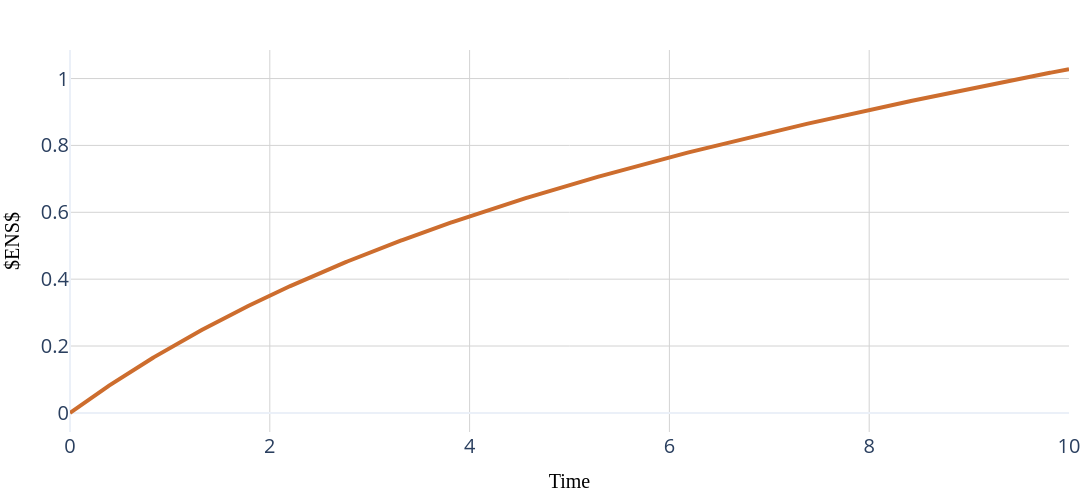

The cell this chart's notebook holds for it:
### Code cell
non_stationary_ENS_plot.show()

### Figure 1 — Plotly figure (JSON) as saved in the notebook; plotly's stock layout.template omitted (floating-point values rounded to 4 significant figures; data arrays with more than 128 entries replaced by an {"elided": "..."} marker saying what was removed)
{"data": [{"line": {"color": "#cd6d2e", "width": 4}, "mode": "lines", "type": "scatter", "x": {"elided": "999 float values"}, "y": {"elided": "999 float values"}}], "layout": {"autosize": true, "height": 500, "legend": {"font": {"size": 20}}, "margin": {"b": 20, "l": 20, "r": 20, "t": 50}, "title": {"font": {"color": "black", "family": "Times New Roman", "size": 25}}, "width": 1200, "xaxis": {"gridcolor": "lightgrey", "tickfont": {"size": 20}, "title": {"font": {"color": "black", "family": "Times New Roman", "size": 20}, "text": "Time"}}, "yaxis": {"gridcolor": "lightgrey", "tickfont": {"size": 20}, "title": {"font": {"color": "black", "family": "Times New Roman", "size": 20}, "text": "$ENS$"}}}}
